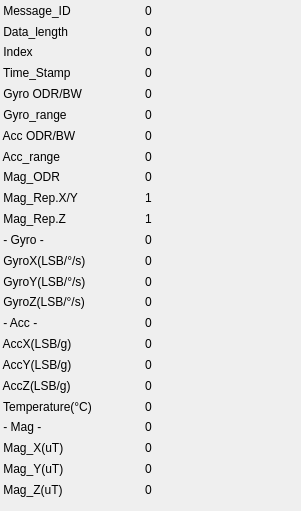
   <widget class="QWidget" name="gridLayoutWidget_2">
    <property name="geometry">
     <rect>
      <x>460</x>
      <y>40</y>
      <width>301</width>
      <height>511</height>
     </rect>
    </property>
    <layout class="QGridLayout" name="gridLayout_3" columnstretch="0,0">
     <property name="leftMargin">
      <number>0</number>
     </property>
     <property name="topMargin">
      <number>0</number>
     </property>
     <property name="spacing">
      <number>0</number>
     </property>
     <item row="4" column="0">
      <widget class="QLabel" name="gyro2">
       <property name="toolTipDuration">
        <number>-1</number>
       </property>
       <property name="text">
        <string> Gyro ODR/BW</string>
       </property>
       <property name="alignment">
        <set>Qt::AlignLeading|Qt::AlignLeft|Qt::AlignVCenter</set>
       </property>
      </widget>
     </item>
     <item row="10" column="1">
      <widget class="QLabel" name="mag_rep_z2_txt">
       <property name="text">
        <string>1</string>
       </property>
       <property name="alignment">
        <set>Qt::AlignLeading|Qt::AlignLeft|Qt::AlignVCenter</set>
       </property>
      </widget>
     </item>
     <item row="15" column="0">
      <widget class="QLabel" name="data_id2_2">
       <property name="text">
        <string> - Acc -</string>
       </property>
       <property name="alignment">
        <set>Qt::AlignLeading|Qt::AlignLeft|Qt::AlignVCenter</set>
       </property>
      </widget>
     </item>
     <item row="18" column="0">
      <widget class="QLabel" name="accz2">
       <property name="text">
        <string> AccZ(LSB/g)</string>
       </property>
       <property name="alignment">
        <set>Qt::AlignLeading|Qt::AlignLeft|Qt::AlignVCenter</set>
       </property>
      </widget>
     </item>
     <item row="8" column="1">
      <widget class="QLabel" name="mag_odr2_txt">
       <property name="text">
        <string>0</string>
       </property>
       <property name="alignment">
        <set>Qt::AlignLeading|Qt::AlignLeft|Qt::AlignVCenter</set>
       </property>
      </widget>
     </item>
     <item row="17" column="0">
      <widget class="QLabel" name="accy2">
       <property name="text">
        <string> AccY(LSB/g)</string>
       </property>
       <property name="alignment">
        <set>Qt::AlignLeading|Qt::AlignLeft|Qt::AlignVCenter</set>
       </property>
      </widget>
     </item>
     <item row="0" column="1">
      <widget class="QLabel" name="Message_ID2_txt">
       <property name="text">
        <string>0</string>
       </property>
       <property name="alignment">
        <set>Qt::AlignLeading|Qt::AlignLeft|Qt::AlignVCenter</set>
       </property>
      </widget>
     </item>
     <item row="12" column="0">
      <widget class="QLabel" name="gyrox2">
       <property name="text">
        <string> GyroX(LSB/°/s)</string>
       </property>
       <property name="alignment">
        <set>Qt::AlignLeading|Qt::AlignLeft|Qt::AlignVCenter</set>
       </property>
      </widget>
     </item>
     <item row="5" column="0">
      <widget class="QLabel" name="gyro_range2">
       <property name="text">
        <string> Gyro_range</string>
       </property>
       <property name="alignment">
        <set>Qt::AlignLeading|Qt::AlignLeft|Qt::AlignVCenter</set>
       </property>
      </widget>
     </item>
     <item row="19" column="1">
      <widget class="QLabel" name="acc_temp2_txt">
       <property name="text">
        <string>0</string>
       </property>
       <property name="alignment">
        <set>Qt::AlignLeading|Qt::AlignLeft|Qt::AlignVCenter</set>
       </property>
      </widget>
     </item>
     <item row="11" column="1">
      <widget class="QLabel" name="data_id2_1_txt">
       <property name="text">
        <string>0</string>
       </property>
       <property name="alignment">
        <set>Qt::AlignLeading|Qt::AlignLeft|Qt::AlignVCenter</set>
       </property>
      </widget>
     </item>
     <item row="20" column="1">
      <widget class="QLabel" name="data_id2_3_txt">
       <property name="text">
        <string>0</string>
       </property>
       <property name="alignment">
        <set>Qt::AlignLeading|Qt::AlignLeft|Qt::AlignVCenter</set>
       </property>
      </widget>
     </item>
     <item row="17" column="1">
      <widget class="QLabel" name="accy2_txt">
       <property name="text">
        <string>0</string>
       </property>
       <property name="alignment">
        <set>Qt::AlignLeading|Qt::AlignLeft|Qt::AlignVCenter</set>
       </property>
      </widget>
     </item>
     <item row="23" column="1">
      <widget class="QLabel" name="compassz2_txt">
       <property name="text">
        <string>0</string>
       </property>
       <property name="alignment">
        <set>Qt::AlignLeading|Qt::AlignLeft|Qt::AlignVCenter</set>
       </property>
      </widget>
     </item>
     <item row="18" column="1">
      <widget class="QLabel" name="accz2_txt">
       <property name="text">
        <string>0</string>
       </property>
       <property name="alignment">
        <set>Qt::AlignLeading|Qt::AlignLeft|Qt::AlignVCenter</set>
       </property>
      </widget>
     </item>
     <item row="3" column="0">
      <widget class="QLabel" name="Time_stamp2">
       <property name="text">
        <string> Time_Stamp</string>
       </property>
       <property name="alignment">
        <set>Qt::AlignLeading|Qt::AlignLeft|Qt::AlignVCenter</set>
       </property>
      </widget>
     </item>
     <item row="11" column="0">
      <widget class="QLabel" name="data_id2_1">
       <property name="text">
        <string> - Gyro -</string>
       </property>
       <property name="alignment">
        <set>Qt::AlignLeading|Qt::AlignLeft|Qt::AlignVCenter</set>
       </property>
      </widget>
     </item>
     <item row="7" column="0">
      <widget class="QLabel" name="acc_range2">
       <property name="text">
        <string> Acc_range</string>
       </property>
       <property name="alignment">
        <set>Qt::AlignLeading|Qt::AlignLeft|Qt::AlignVCenter</set>
       </property>
      </widget>
     </item>
     <item row="21" column="0">
      <widget class="QLabel" name="compassx2">
       <property name="text">
        <string> Mag_X(uT)</string>
       </property>
       <property name="alignment">
        <set>Qt::AlignLeading|Qt::AlignLeft|Qt::AlignVCenter</set>
       </property>
      </widget>
     </item>
     <item row="5" column="1">
      <widget class="QLabel" name="gyro_range2_txt">
       <property name="text">
        <string>0</string>
       </property>
       <property name="alignment">
        <set>Qt::AlignLeading|Qt::AlignLeft|Qt::AlignVCenter</set>
       </property>
      </widget>
     </item>
     <item row="12" column="1">
      <widget class="QLabel" name="gyrox2_txt">
       <property name="text">
        <string>0</string>
       </property>
       <property name="alignment">
        <set>Qt::AlignLeading|Qt::AlignLeft|Qt::AlignVCenter</set>
       </property>
      </widget>
     </item>
     <item row="6" column="1">
      <widget class="QLabel" name="acc2_txt">
       <property name="text">
        <string>0</string>
       </property>
       <property name="alignment">
        <set>Qt::AlignLeading|Qt::AlignLeft|Qt::AlignVCenter</set>
       </property>
      </widget>
     </item>
     <item row="22" column="0">
      <widget class="QLabel" name="compassy2">
       <property name="text">
        <string> Mag_Y(uT)</string>
       </property>
       <property name="alignment">
        <set>Qt::AlignLeading|Qt::AlignLeft|Qt::AlignVCenter</set>
       </property>
      </widget>
     </item>
     <item row="13" column="1">
      <widget class="QLabel" name="gyroy2_txt">
       <property name="text">
        <string>0</string>
       </property>
       <property name="alignment">
        <set>Qt::AlignLeading|Qt::AlignLeft|Qt::AlignVCenter</set>
       </property>
      </widget>
     </item>
     <item row="15" column="1">
      <widget class="QLabel" name="data_id2_2_txt">
       <property name="text">
        <string>0</string>
       </property>
       <property name="alignment">
        <set>Qt::AlignLeading|Qt::AlignLeft|Qt::AlignVCenter</set>
       </property>
      </widget>
     </item>
     <item row="22" column="1">
      <widget class="QLabel" name="compassy2_txt">
       <property name="text">
        <string>0</string>
       </property>
       <property name="alignment">
        <set>Qt::AlignLeading|Qt::AlignLeft|Qt::AlignVCenter</set>
       </property>
      </widget>
     </item>
     <item row="19" column="0">
      <widget class="QLabel" name="acc_temp2">
       <property name="text">
        <string> Temperature(°C)</string>
       </property>
       <property name="alignment">
        <set>Qt::AlignLeading|Qt::AlignLeft|Qt::AlignVCenter</set>
       </property>
      </widget>
     </item>
     <item row="14" column="0">
      <widget class="QLabel" name="gyroz2">
       <property name="text">
        <string> GyroZ(LSB/°/s)</string>
       </property>
       <property name="alignment">
        <set>Qt::AlignLeading|Qt::AlignLeft|Qt::AlignVCenter</set>
       </property>
      </widget>
     </item>
     <item row="7" column="1">
      <widget class="QLabel" name="acc_range2_txt">
       <property name="text">
        <string>0</string>
       </property>
       <property name="alignment">
        <set>Qt::AlignLeading|Qt::AlignLeft|Qt::AlignVCenter</set>
       </property>
      </widget>
     </item>
     <item row="2" column="0">
      <widget class="QLabel" name="Index2">
       <property name="text">
        <string> Index</string>
       </property>
       <property name="alignment">
        <set>Qt::AlignLeading|Qt::AlignLeft|Qt::AlignVCenter</set>
       </property>
      </widget>
     </item>
     <item row="16" column="1">
      <widget class="QLabel" name="accx2_txt">
       <property name="text">
        <string>0</string>
       </property>
       <property name="alignment">
        <set>Qt::AlignLeading|Qt::AlignLeft|Qt::AlignVCenter</set>
       </property>
      </widget>
     </item>
     <item row="1" column="1">
      <widget class="QLabel" name="Data_length2_txt">
       <property name="text">
        <string>0</string>
       </property>
       <property name="alignment">
        <set>Qt::AlignLeading|Qt::AlignLeft|Qt::AlignVCenter</set>
       </property>
      </widget>
     </item>
     <item row="0" column="0">
      <widget class="QLabel" name="Message_ID2">
       <property name="text">
        <string> Message_ID</string>
       </property>
       <property name="alignment">
        <set>Qt::AlignLeading|Qt::AlignLeft|Qt::AlignVCenter</set>
       </property>
      </widget>
     </item>
     <item row="23" column="0">
      <widget class="QLabel" name="compassz2">
       <property name="text">
        <string> Mag_Z(uT)</string>
       </property>
       <property name="alignment">
        <set>Qt::AlignLeading|Qt::AlignLeft|Qt::AlignVCenter</set>
       </property>
      </widget>
     </item>
     <item row="1" column="0">
      <widget class="QLabel" name="Data_length2">
       <property name="text">
        <string> Data_length</string>
       </property>
       <property name="alignment">
        <set>Qt::AlignLeading|Qt::AlignLeft|Qt::AlignVCenter</set>
       </property>
      </widget>
     </item>
     <item row="4" column="1">
      <widget class="QLabel" name="gyro2_txt">
       <property name="text">
        <string>0</string>
       </property>
       <property name="alignment">
        <set>Qt::AlignLeading|Qt::AlignLeft|Qt::AlignVCenter</set>
       </property>
      </widget>
     </item>
     <item row="21" column="1">
      <widget class="QLabel" name="compassx2_txt">
       <property name="text">
        <string>0</string>
       </property>
       <property name="alignment">
        <set>Qt::AlignLeading|Qt::AlignLeft|Qt::AlignVCenter</set>
       </property>
      </widget>
     </item>
     <item row="6" column="0">
      <widget class="QLabel" name="acc2">
       <property name="text">
        <string> Acc ODR/BW</string>
       </property>
       <property name="alignment">
        <set>Qt::AlignLeading|Qt::AlignLeft|Qt::AlignVCenter</set>
       </property>
      </widget>
     </item>
     <item row="9" column="0">
      <widget class="QLabel" name="mag_rep_xy2">
       <property name="text">
        <string> Mag_Rep.X/Y</string>
       </property>
       <property name="alignment">
        <set>Qt::AlignLeading|Qt::AlignLeft|Qt::AlignVCenter</set>
       </property>
      </widget>
     </item>
     <item row="20" column="0">
      <widget class="QLabel" name="data_id2_3">
       <property name="text">
        <string> - Mag -</string>
       </property>
       <property name="alignment">
        <set>Qt::AlignLeading|Qt::AlignLeft|Qt::AlignVCenter</set>
       </property>
      </widget>
     </item>
     <item row="9" column="1">
      <widget class="QLabel" name="mag_rep_xy2_txt">
       <property name="text">
        <string>1</string>
       </property>
       <property name="alignment">
        <set>Qt::AlignLeading|Qt::AlignLeft|Qt::AlignVCenter</set>
       </property>
      </widget>
     </item>
     <item row="8" column="0">
      <widget class="QLabel" name="mag_odr2">
       <property name="text">
        <string> Mag_ODR</string>
       </property>
       <property name="alignment">
        <set>Qt::AlignLeading|Qt::AlignLeft|Qt::AlignVCenter</set>
       </property>
      </widget>
     </item>
     <item row="3" column="1">
      <widget class="QLabel" name="Time_stamp2_txt">
       <property name="text">
        <string>0</string>
       </property>
       <property name="alignment">
        <set>Qt::AlignLeading|Qt::AlignLeft|Qt::AlignVCenter</set>
       </property>
      </widget>
     </item>
     <item row="16" column="0">
      <widget class="QLabel" name="accx2">
       <property name="text">
        <string> AccX(LSB/g)</string>
       </property>
       <property name="alignment">
        <set>Qt::AlignLeading|Qt::AlignLeft|Qt::AlignVCenter</set>
       </property>
      </widget>
     </item>
     <item row="10" column="0">
      <widget class="QLabel" name="mag_rep_z2">
       <property name="text">
        <string> Mag_Rep.Z</string>
       </property>
       <property name="alignment">
        <set>Qt::AlignLeading|Qt::AlignLeft|Qt::AlignVCenter</set>
       </property>
      </widget>
     </item>
     <item row="2" column="1">
      <widget class="QLabel" name="Index2_txt">
       <property name="text">
        <string>0</string>
       </property>
       <property name="alignment">
        <set>Qt::AlignLeading|Qt::AlignLeft|Qt::AlignVCenter</set>
       </property>
      </widget>
     </item>
     <item row="14" column="1">
      <widget class="QLabel" name="gyroz2_txt">
       <property name="text">
        <string>0</string>
       </property>
       <property name="alignment">
        <set>Qt::AlignLeading|Qt::AlignLeft|Qt::AlignVCenter</set>
       </property>
      </widget>
     </item>
     <item row="13" column="0">
      <widget class="QLabel" name="gyroy2">
       <property name="text">
        <string> GyroY(LSB/°/s)</string>
       </property>
       <property name="alignment">
        <set>Qt::AlignLeading|Qt::AlignLeft|Qt::AlignVCenter</set>
       </property>
      </widget>
     </item>
    </layout>
   </widget>
